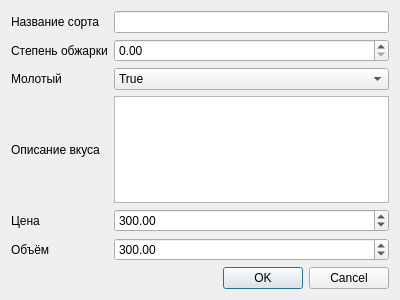
<?xml version="1.0" encoding="UTF-8"?>
<ui version="4.0">
 <class>Dialog</class>
 <widget class="QDialog" name="Dialog">
  <property name="geometry">
   <rect>
    <x>0</x>
    <y>0</y>
    <width>400</width>
    <height>300</height>
   </rect>
  </property>
  <property name="windowTitle">
   <string>Dialog</string>
  </property>
  <layout class="QVBoxLayout" name="verticalLayout">
   <item>
    <layout class="QGridLayout" name="gridLayout">
     <item row="2" column="0">
      <widget class="QLabel" name="label_3">
       <property name="text">
        <string>Молотый</string>
       </property>
      </widget>
     </item>
     <item row="0" column="1">
      <widget class="QLineEdit" name="lineEdit"/>
     </item>
     <item row="0" column="0">
      <widget class="QLabel" name="label">
       <property name="text">
        <string>Название сорта</string>
       </property>
      </widget>
     </item>
     <item row="4" column="0">
      <widget class="QLabel" name="label_5">
       <property name="text">
        <string>Цена</string>
       </property>
      </widget>
     </item>
     <item row="3" column="0">
      <widget class="QLabel" name="label_4">
       <property name="text">
        <string>Описание вкуса</string>
       </property>
      </widget>
     </item>
     <item row="1" column="0">
      <widget class="QLabel" name="label_2">
       <property name="text">
        <string>Степень обжарки</string>
       </property>
      </widget>
     </item>
     <item row="6" column="0" colspan="2">
      <widget class="QDialogButtonBox" name="buttonBox">
       <property name="orientation">
        <enum>Qt::Horizontal</enum>
       </property>
       <property name="standardButtons">
        <set>QDialogButtonBox::Cancel|QDialogButtonBox::Ok</set>
       </property>
      </widget>
     </item>
     <item row="5" column="0">
      <widget class="QLabel" name="label_6">
       <property name="text">
        <string>Объём</string>
       </property>
      </widget>
     </item>
     <item row="1" column="1">
      <widget class="QDoubleSpinBox" name="doubleSpinBox"/>
     </item>
     <item row="2" column="1">
      <widget class="QComboBox" name="comboBox">
       <item>
        <property name="text">
         <string>True</string>
        </property>
       </item>
       <item>
        <property name="text">
         <string>False</string>
        </property>
       </item>
      </widget>
     </item>
     <item row="3" column="1">
      <widget class="QPlainTextEdit" name="plainTextEdit"/>
     </item>
     <item row="4" column="1">
      <widget class="QDoubleSpinBox" name="doubleSpinBox_2">
       <property name="maximum">
        <double>400000000000.989990234375000</double>
       </property>
       <property name="singleStep">
        <double>20.000000000000000</double>
       </property>
       <property name="value">
        <double>300.000000000000000</double>
       </property>
      </widget>
     </item>
     <item row="5" column="1">
      <widget class="QDoubleSpinBox" name="doubleSpinBox_3">
       <property name="maximum">
        <double>500000000000.989990234375000</double>
       </property>
       <property name="singleStep">
        <double>20.000000000000000</double>
       </property>
       <property name="value">
        <double>300.000000000000000</double>
       </property>
      </widget>
     </item>
    </layout>
   </item>
  </layout>
 </widget>
 <resources/>
 <connections>
  <connection>
   <sender>buttonBox</sender>
   <signal>accepted()</signal>
   <receiver>Dialog</receiver>
   <slot>accept()</slot>
   <hints>
    <hint type="sourcelabel">
     <x>248</x>
     <y>254</y>
    </hint>
    <hint type="destinationlabel">
     <x>157</x>
     <y>274</y>
    </hint>
   </hints>
  </connection>
  <connection>
   <sender>buttonBox</sender>
   <signal>rejected()</signal>
   <receiver>Dialog</receiver>
   <slot>reject()</slot>
   <hints>
    <hint type="sourcelabel">
     <x>316</x>
     <y>260</y>
    </hint>
    <hint type="destinationlabel">
     <x>286</x>
     <y>274</y>
    </hint>
   </hints>
  </connection>
 </connections>
</ui>
